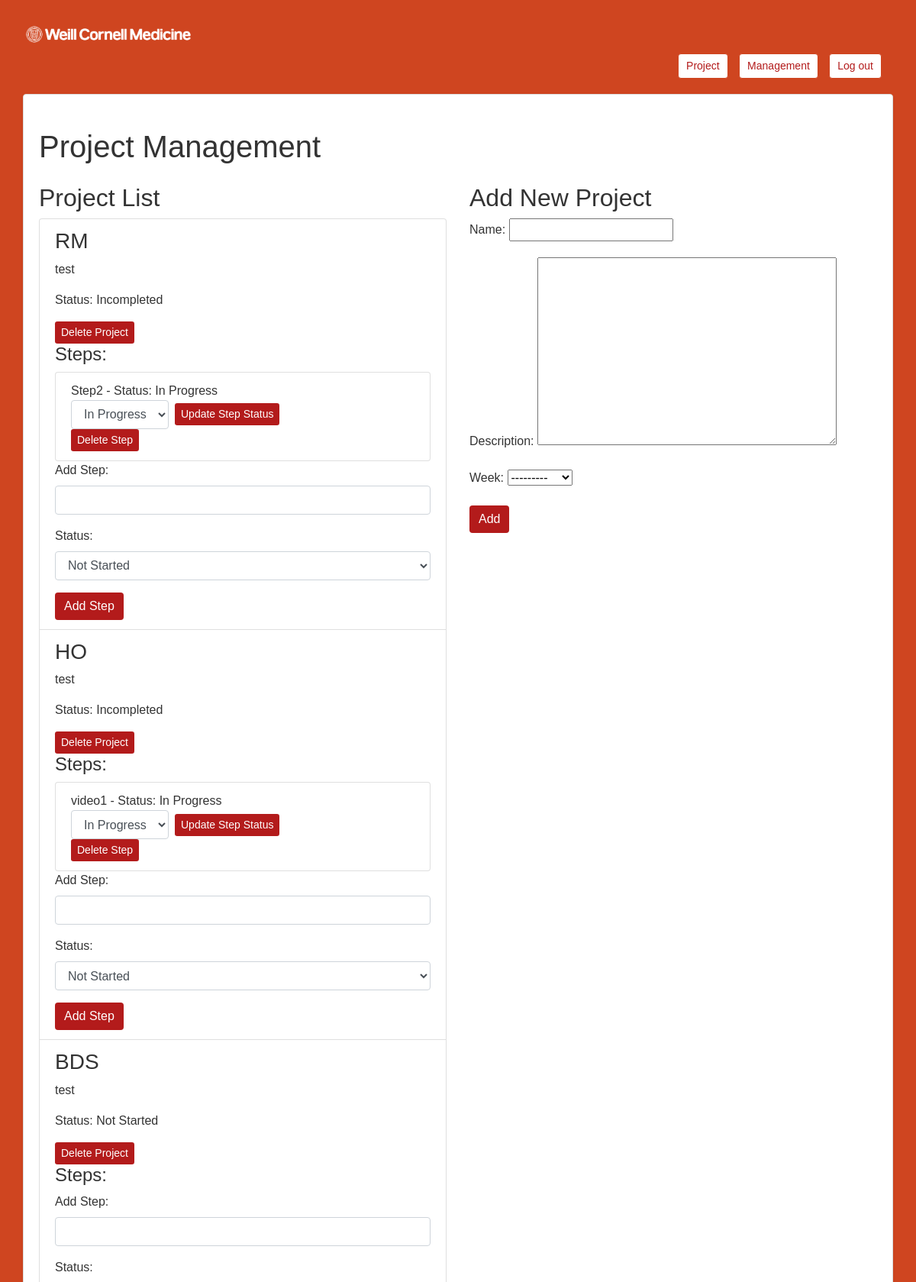
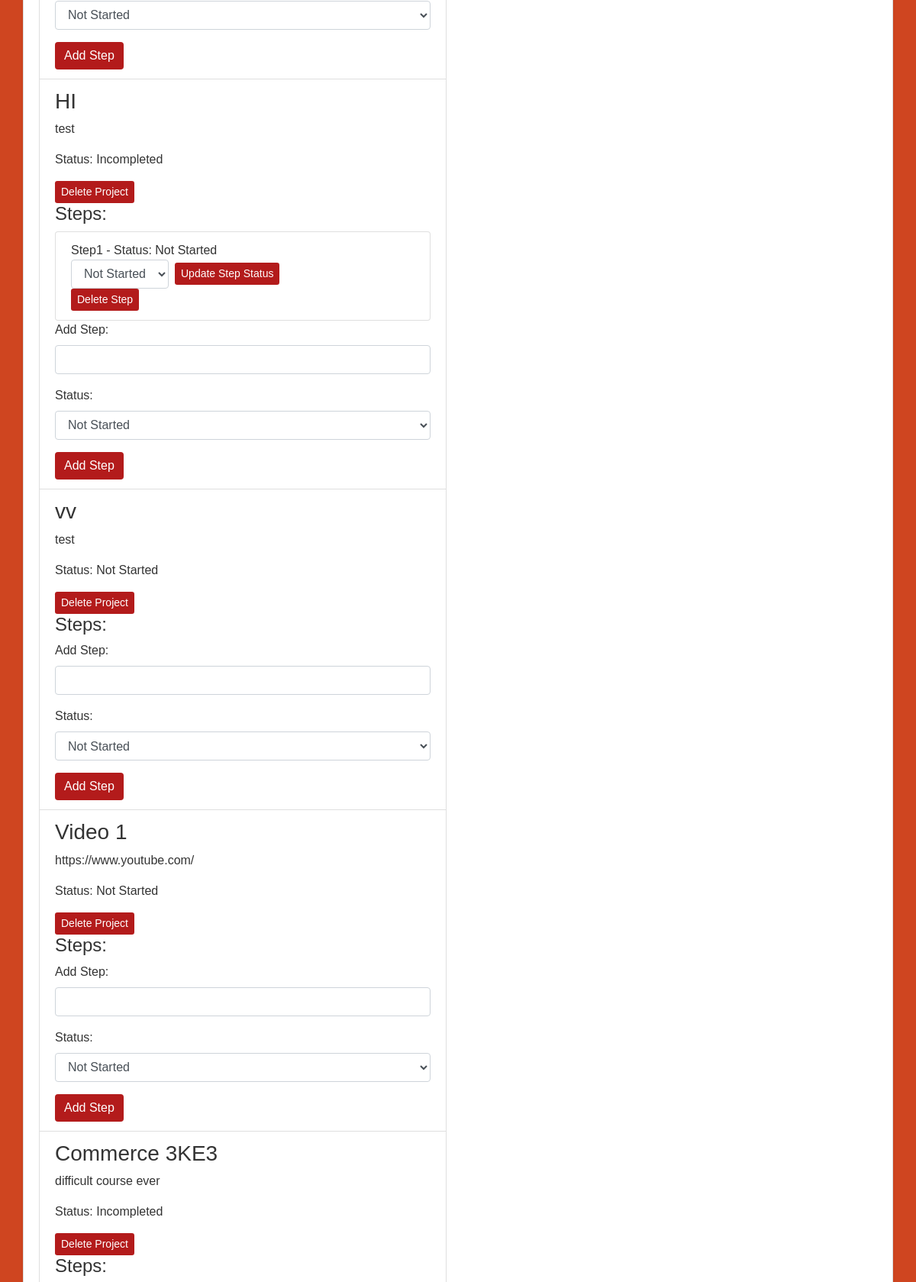
/project_management/ (signed in, upper part), run on the app's committed database (2 pictures, top to bottom).
### projects/models.py (models this page shows, shortened)
class Project(models.Model):
    STATUS_CHOICES = (
        ('Not Started', 'Not Started'),
        ('Incompleted', 'Incompleted'),
        ('Completed', 'Completed'),
    )
    name = models.CharField(max_length=100)
    description = models.TextField(max_length=100)
    status = models.CharField(max_length=12, choices=STATUS_CHOICES, default='Not Started')
    user = models.ForeignKey(settings.AUTH_USER_MODEL, on_delete=models.CASCADE)
    week = models.IntegerField(choices=[(i, f"Week {i}") for i in range(1, 11)], null=True)

class Step(models.Model):
    STATUS_CHOICES = (
        ('Not Started', 'Not Started'),
        ('In Progress', 'In Progress'),
        ('Completed', 'Completed'),
    )
    project = models.ForeignKey(Project, on_delete=models.CASCADE, related_name='steps')
    name = models.CharField(max_length=100)
    status = models.CharField(max_length=12, choices=STATUS_CHOICES, default='Not Started')

### projects/views.py (the view)
# urls.py: path('project_management/', views.project_management, name='project_management'),
@login_required
def project_management(request):
    if request.method == 'POST':
        form = ProjectForm(request.POST)
        if form.is_valid():
            project = form.save(commit=False)
            project.user = request.user
            form.save()
            return redirect('project_management')
    else:
        form = ProjectForm()
    projects = Project.objects.all()
    return render(request, 'project_management.html', {'form': form, 'projects': projects})

### projects/forms.py
class ProjectForm(forms.ModelForm):
    class Meta:
        model = Project
        fields = ['name', 'description', 'week']

### projects/templates/project_management.html (shortened to what this page needs)
<!DOCTYPE html>
<html lang="en">
<head>
    <link rel="stylesheet" href="https://maxcdn.bootstrapcdn.com/bootstrap/4.5.2/css/bootstrap.min.css">
    {% load static %}
    <link rel="stylesheet" href="{% static 'css/project_management.css' %}">
</head>
<body>
    <div class="logo-container">
        <a href="{% url 'project_list' %}">
            <img src="{% static 'image/logo2.png' %}" alt="Weill Cornell Medicine Logo" height="50" />
        </a>
    </div>
    <div class="header-links">
        <a href="{% url 'project_list' %}" class="btn btn-secondary btn-sm">Project</a>
        <a href="{% url 'user_management' %}" class="btn btn-secondary btn-sm">Management</a>
        <a href="{% url 'login' %}" class="btn btn-secondary btn-sm">Log out</a>
    </div>
    <div class="container">
        <h1 class="my-4">Project Management</h1>
        <div class="row">
            <div class="col-md-6">
                <h2>Project List</h2>
                <ul class="list-group">
                    {% for project in projects %}
                        <li class="list-group-item">
                            <h3>{{ project.name }}</h3>
                            <p>{{ project.description }}</p>
                            <p>Status: {{ project.status }}</p>
                            <a href="{% url 'delete_project' project.id %}" class="btn btn-danger btn-sm">Delete Project</a>
                            <h4>Steps:</h4>
                            <ul class="list-group">
                                {% for step in project.steps.all %}
                                    <li class="list-group-item">
                                        {{ step.name }} - Status: {{ step.status }}
                                        <form method="post" action="{% url 'edit_step_status' step.id %}" class="form-inline">
                                            <select name="status" class="form-control mr-2">
                                                <option value="Not Started" {% if step.status == "Not Started" %} selected {% endif %}>Not Started</option>
                                                <option value="In Progress" {% if step.status == "In Progress" %} selected {% endif %}>In Progress</option>
                                            </select>
                                            <button type="submit" class="btn btn-sm btn-primary">Update Step Status</button>
                                        </form>
                                        <a href="{% url 'delete_step' step.id %}" class="btn btn-sm btn-danger">Delete Step</a>
                                    </li>
                                {% endfor %}
                            </ul>
                            <form method="post" action="{% url 'add_step' project.id %}" class="form">
                                <div class="form-group">
                                    <label for="step_name">Add Step:</label>
                                    <input type="text" name="step_name" required class="form-control">
                                </div>
                                <div class="form-group">
                                    <label for="step_status">Status:</label>
                                    <select name="step_status" class="form-control">
                                        <option value="Not Started">Not Started</option>
                                    </select>
                                </div>
                                <button type="submit" class="btn btn-primary">Add Step</button>
                            </form>
                        </li>
                    {% endfor %}
                </ul>
            </div>
            <div class="col-md-6">
                <h2>Add New Project</h2>
                <form method="post" class="form">
                    {{ form.as_p }}
                    <button type="submit" class="btn btn-primary">Add</button>
                </form>
            </div>
        </div>
    </div>
</body>
</html>

### static/css/project_management.css (style rules this page uses)
body { font-family: 'Arial', sans-serif; background-color:#CF4520; color: #333333; margin: 0; padding: 20px; }
.header-links { text-align: right; padding: 0 15px; margin-bottom: 20px; }
.header-links a { color: #B31B1B; padding: 5px 10px; margin-right: 10px; border-radius: 4px; text-decoration: none; background-color: white; border: 1px solid #CF4520; }
.btn-primary, .btn-danger { background-color: #B31B1B; color: #FFFFFF; border: none; }
.container { background-color: #fff; border: 1px solid #ddd; border-radius: .25rem; box-shadow: 0 .125rem .25rem rgba(0,0,0,.075); padding: 20px; margin-bottom: 20px; }

### data on the page
Project: name "RM", description "test", status "Incompleted"
Step: name "Step2", status "In Progress"
Project: name "HO", description "test", status "Incompleted"
Step: name "video1", status "In Progress"
Project: name "BDS", description "test", status "Not Started"
Project: name "HI", description "test", status "Incompleted"
Step: name "Step1", status "Not Started"
Project: name "vv", description "test", status "Not Started"
Project: name "Video 1", description "https://www.youtube.com/", status "Not Started"
Project: name "Commerce 3KE3", description "difficult course ever", status "Incompleted"
